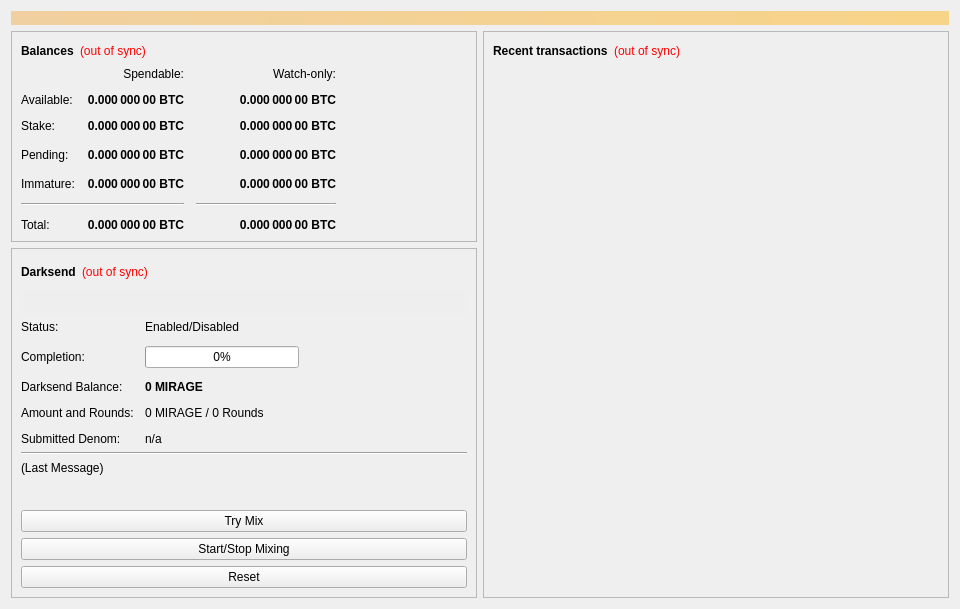
<?xml version="1.0" encoding="UTF-8"?>
<ui version="4.0">
 <class>OverviewPage</class>
 <widget class="QWidget" name="OverviewPage">
  <property name="geometry">
   <rect>
    <x>0</x>
    <y>0</y>
    <width>960</width>
    <height>594</height>
   </rect>
  </property>
  <property name="minimumSize">
   <size>
    <width>960</width>
    <height>0</height>
   </size>
  </property>
  <property name="windowTitle">
   <string>Form</string>
  </property>
  <layout class="QVBoxLayout" name="topLayout">
   <item>
    <widget class="QLabel" name="labelAlerts">
     <property name="visible">
      <bool>false</bool>
     </property>
     <property name="styleSheet">
      <string notr="true">background-color: qlineargradient(x1: 0, y1: 0, x2: 1, y2: 0, stop:0 #F0D0A0, stop:1 #F8D488); color:#000000;</string>
     </property>
     <property name="wordWrap">
      <bool>true</bool>
     </property>
     <property name="margin">
      <number>3</number>
     </property>
    </widget>
   </item>
   <item>
    <layout class="QHBoxLayout" name="horizontalLayout" stretch="1,1">
     <item>
      <layout class="QVBoxLayout" name="verticalLayout_2">
       <item>
        <widget class="QFrame" name="frame">
         <property name="frameShape">
          <enum>QFrame::StyledPanel</enum>
         </property>
         <property name="frameShadow">
          <enum>QFrame::Raised</enum>
         </property>
         <layout class="QVBoxLayout" name="verticalLayout_4">
          <item>
           <layout class="QHBoxLayout" name="horizontalLayout_4">
            <item>
             <widget class="QLabel" name="label_5">
              <property name="font">
               <font>
                <weight>75</weight>
                <bold>true</bold>
               </font>
              </property>
              <property name="text">
               <string>Balances</string>
              </property>
             </widget>
            </item>
            <item>
             <widget class="QLabel" name="labelWalletStatus">
              <property name="cursor">
               <cursorShape>WhatsThisCursor</cursorShape>
              </property>
              <property name="toolTip">
               <string>The displayed information may be out of date. Your wallet automatically synchronizes with the MIRAGE network after a connection is established, but this process has not completed yet.</string>
              </property>
              <property name="styleSheet">
               <string notr="true">QLabel { color: red; }</string>
              </property>
              <property name="text">
               <string notr="true">(out of sync)</string>
              </property>
              <property name="alignment">
               <set>Qt::AlignLeading|Qt::AlignLeft|Qt::AlignVCenter</set>
              </property>
             </widget>
            </item>
            <item>
             <spacer name="horizontalSpacer_3">
              <property name="orientation">
               <enum>Qt::Horizontal</enum>
              </property>
              <property name="sizeHint" stdset="0">
               <size>
                <width>40</width>
                <height>20</height>
               </size>
              </property>
             </spacer>
            </item>
           </layout>
          </item>
          <item>
           <layout class="QGridLayout" name="gridLayout">
            <property name="spacing">
             <number>12</number>
            </property>
            <item row="3" column="2">
             <widget class="QLabel" name="labelWatchPending">
              <property name="font">
               <font>
                <weight>75</weight>
                <bold>true</bold>
               </font>
              </property>
              <property name="cursor">
               <cursorShape>IBeamCursor</cursorShape>
              </property>
              <property name="toolTip">
               <string>Unconfirmed transactions to watch-only addresses</string>
              </property>
              <property name="text">
               <string notr="true">0.000 000 00 BTC</string>
              </property>
              <property name="alignment">
               <set>Qt::AlignRight|Qt::AlignTrailing|Qt::AlignVCenter</set>
              </property>
              <property name="textInteractionFlags">
               <set>Qt::LinksAccessibleByMouse|Qt::TextSelectableByKeyboard|Qt::TextSelectableByMouse</set>
              </property>
             </widget>
            </item>
            <item row="3" column="1">
             <widget class="QLabel" name="labelUnconfirmed">
              <property name="font">
               <font>
                <weight>75</weight>
                <bold>true</bold>
               </font>
              </property>
              <property name="cursor">
               <cursorShape>IBeamCursor</cursorShape>
              </property>
              <property name="toolTip">
               <string>Total of transactions that have yet to be confirmed, and do not yet count toward the spendable balance</string>
              </property>
              <property name="text">
               <string notr="true">0.000 000 00 BTC</string>
              </property>
              <property name="alignment">
               <set>Qt::AlignRight|Qt::AlignTrailing|Qt::AlignVCenter</set>
              </property>
              <property name="textInteractionFlags">
               <set>Qt::LinksAccessibleByMouse|Qt::TextSelectableByKeyboard|Qt::TextSelectableByMouse</set>
              </property>
             </widget>
            </item>
            <item row="4" column="2">
             <widget class="QLabel" name="labelWatchImmature">
              <property name="font">
               <font>
                <weight>75</weight>
                <bold>true</bold>
               </font>
              </property>
              <property name="cursor">
               <cursorShape>IBeamCursor</cursorShape>
              </property>
              <property name="toolTip">
               <string>Mined balance in watch-only addresses that has not yet matured</string>
              </property>
              <property name="text">
               <string notr="true">0.000 000 00 BTC</string>
              </property>
              <property name="alignment">
               <set>Qt::AlignRight|Qt::AlignTrailing|Qt::AlignVCenter</set>
              </property>
              <property name="textInteractionFlags">
               <set>Qt::LinksAccessibleByMouse|Qt::TextSelectableByKeyboard|Qt::TextSelectableByMouse</set>
              </property>
             </widget>
            </item>
            <item row="5" column="0" colspan="2">
             <widget class="Line" name="lineSpendableBalance">
              <property name="orientation">
               <enum>Qt::Horizontal</enum>
              </property>
             </widget>
            </item>
            <item row="5" column="2">
             <widget class="Line" name="lineWatchBalance">
              <property name="sizePolicy">
               <sizepolicy hsizetype="Preferred" vsizetype="Fixed">
                <horstretch>0</horstretch>
                <verstretch>0</verstretch>
               </sizepolicy>
              </property>
              <property name="minimumSize">
               <size>
                <width>140</width>
                <height>0</height>
               </size>
              </property>
              <property name="orientation">
               <enum>Qt::Horizontal</enum>
              </property>
             </widget>
            </item>
            <item row="6" column="0">
             <widget class="QLabel" name="labelTotalText">
              <property name="text">
               <string>Total:</string>
              </property>
             </widget>
            </item>
            <item row="4" column="1">
             <widget class="QLabel" name="labelImmature">
              <property name="font">
               <font>
                <weight>75</weight>
                <bold>true</bold>
               </font>
              </property>
              <property name="cursor">
               <cursorShape>IBeamCursor</cursorShape>
              </property>
              <property name="toolTip">
               <string>Mined balance that has not yet matured</string>
              </property>
              <property name="text">
               <string notr="true">0.000 000 00 BTC</string>
              </property>
              <property name="alignment">
               <set>Qt::AlignRight|Qt::AlignTrailing|Qt::AlignVCenter</set>
              </property>
              <property name="textInteractionFlags">
               <set>Qt::LinksAccessibleByMouse|Qt::TextSelectableByKeyboard|Qt::TextSelectableByMouse</set>
              </property>
             </widget>
            </item>
            <item row="3" column="3">
             <spacer name="horizontalSpacer_2">
              <property name="orientation">
               <enum>Qt::Horizontal</enum>
              </property>
              <property name="sizeHint" stdset="0">
               <size>
                <width>40</width>
                <height>20</height>
               </size>
              </property>
             </spacer>
            </item>
            <item row="4" column="0">
             <widget class="QLabel" name="labelImmatureText">
              <property name="text">
               <string>Immature:</string>
              </property>
             </widget>
            </item>
            <item row="6" column="1">
             <widget class="QLabel" name="labelTotal">
              <property name="font">
               <font>
                <weight>75</weight>
                <bold>true</bold>
               </font>
              </property>
              <property name="cursor">
               <cursorShape>IBeamCursor</cursorShape>
              </property>
              <property name="toolTip">
               <string>Your current total balance</string>
              </property>
              <property name="text">
               <string notr="true">0.000 000 00 BTC</string>
              </property>
              <property name="alignment">
               <set>Qt::AlignRight|Qt::AlignTrailing|Qt::AlignVCenter</set>
              </property>
              <property name="textInteractionFlags">
               <set>Qt::LinksAccessibleByMouse|Qt::TextSelectableByKeyboard|Qt::TextSelectableByMouse</set>
              </property>
             </widget>
            </item>
            <item row="6" column="2">
             <widget class="QLabel" name="labelWatchTotal">
              <property name="font">
               <font>
                <weight>75</weight>
                <bold>true</bold>
               </font>
              </property>
              <property name="cursor">
               <cursorShape>IBeamCursor</cursorShape>
              </property>
              <property name="toolTip">
               <string>Current total balance in watch-only addresses</string>
              </property>
              <property name="text">
               <string notr="true">0.000 000 00 BTC</string>
              </property>
              <property name="alignment">
               <set>Qt::AlignRight|Qt::AlignTrailing|Qt::AlignVCenter</set>
              </property>
              <property name="textInteractionFlags">
               <set>Qt::LinksAccessibleByMouse|Qt::TextSelectableByKeyboard|Qt::TextSelectableByMouse</set>
              </property>
             </widget>
            </item>
            <item row="0" column="2">
             <widget class="QLabel" name="labelWatchonly">
              <property name="text">
               <string>Watch-only:</string>
              </property>
              <property name="alignment">
               <set>Qt::AlignRight|Qt::AlignTrailing|Qt::AlignVCenter</set>
              </property>
             </widget>
            </item>
            <item row="1" column="0">
             <widget class="QLabel" name="labelBalanceText">
              <property name="text">
               <string>Available:</string>
              </property>
             </widget>
            </item>
            <item row="1" column="1">
             <widget class="QLabel" name="labelBalance">
              <property name="font">
               <font>
                <weight>75</weight>
                <bold>true</bold>
               </font>
              </property>
              <property name="cursor">
               <cursorShape>IBeamCursor</cursorShape>
              </property>
              <property name="toolTip">
               <string>Your current spendable balance</string>
              </property>
              <property name="text">
               <string notr="true">0.000 000 00 BTC</string>
              </property>
              <property name="alignment">
               <set>Qt::AlignRight|Qt::AlignTrailing|Qt::AlignVCenter</set>
              </property>
              <property name="textInteractionFlags">
               <set>Qt::LinksAccessibleByMouse|Qt::TextSelectableByKeyboard|Qt::TextSelectableByMouse</set>
              </property>
             </widget>
            </item>
            <item row="2" column="0">
             <widget class="QLabel" name="label_10">
              <property name="text">
               <string>Stake:</string>
              </property>
             </widget>
            </item>
            <item row="2" column="1">
             <widget class="QLabel" name="labelStake">
              <property name="font">
               <font>
                <weight>75</weight>
                <bold>true</bold>
               </font>
              </property>
              <property name="cursor">
               <cursorShape>IBeamCursor</cursorShape>
              </property>
              <property name="toolTip">
               <string>Total of coins that was staked, and do not yet count toward the current balance</string>
              </property>
              <property name="text">
               <string notr="true">0.000 000 00 BTC</string>
              </property>
              <property name="alignment">
               <set>Qt::AlignRight|Qt::AlignTrailing|Qt::AlignVCenter</set>
              </property>
              <property name="textInteractionFlags">
               <set>Qt::LinksAccessibleByMouse|Qt::TextSelectableByKeyboard|Qt::TextSelectableByMouse</set>
              </property>
             </widget>
            </item>
            <item row="2" column="2">
             <widget class="QLabel" name="labelWatchStake">
              <property name="font">
               <font>
                <weight>75</weight>
                <bold>true</bold>
               </font>
              </property>
              <property name="cursor">
               <cursorShape>IBeamCursor</cursorShape>
              </property>
              <property name="toolTip">
               <string>Total of coins that was staked in watch-only addresses, and do not yet count toward the current watch-only balance</string>
              </property>
              <property name="text">
               <string notr="true">0.000 000 00 BTC</string>
              </property>
              <property name="alignment">
               <set>Qt::AlignRight|Qt::AlignTrailing|Qt::AlignVCenter</set>
              </property>
              <property name="textInteractionFlags">
               <set>Qt::LinksAccessibleByMouse|Qt::TextSelectableByKeyboard|Qt::TextSelectableByMouse</set>
              </property>
             </widget>
            </item>
            <item row="1" column="2">
             <widget class="QLabel" name="labelWatchAvailable">
              <property name="font">
               <font>
                <weight>75</weight>
                <bold>true</bold>
               </font>
              </property>
              <property name="cursor">
               <cursorShape>IBeamCursor</cursorShape>
              </property>
              <property name="toolTip">
               <string>Your current balance in watch-only addresses</string>
              </property>
              <property name="text">
               <string notr="true">0.000 000 00 BTC</string>
              </property>
              <property name="alignment">
               <set>Qt::AlignRight|Qt::AlignTrailing|Qt::AlignVCenter</set>
              </property>
              <property name="textInteractionFlags">
               <set>Qt::LinksAccessibleByMouse|Qt::TextSelectableByKeyboard|Qt::TextSelectableByMouse</set>
              </property>
             </widget>
            </item>
            <item row="3" column="0">
             <widget class="QLabel" name="labelPendingText">
              <property name="text">
               <string>Pending:</string>
              </property>
             </widget>
            </item>
            <item row="0" column="1">
             <widget class="QLabel" name="labelSpendable">
              <property name="text">
               <string>Spendable:</string>
              </property>
              <property name="alignment">
               <set>Qt::AlignRight|Qt::AlignTrailing|Qt::AlignVCenter</set>
              </property>
             </widget>
            </item>
           </layout>
          </item>
         </layout>
        </widget>
       </item>
       <item>
        <widget class="QFrame" name="frameDarksend">
         <property name="sizePolicy">
          <sizepolicy hsizetype="Expanding" vsizetype="Expanding">
           <horstretch>0</horstretch>
           <verstretch>0</verstretch>
          </sizepolicy>
         </property>
         <property name="minimumSize">
          <size>
           <width>0</width>
           <height>350</height>
          </size>
         </property>
         <property name="layoutDirection">
          <enum>Qt::LeftToRight</enum>
         </property>
         <property name="frameShape">
          <enum>QFrame::StyledPanel</enum>
         </property>
         <property name="frameShadow">
          <enum>QFrame::Raised</enum>
         </property>
         <layout class="QVBoxLayout" name="verticalLayout_5">
          <item>
           <layout class="QHBoxLayout" name="horizontalLayout_5">
            <item>
             <widget class="QLabel" name="label_2">
              <property name="font">
               <font>
                <weight>75</weight>
                <bold>true</bold>
               </font>
              </property>
              <property name="text">
               <string>Darksend</string>
              </property>
             </widget>
            </item>
            <item>
             <widget class="QLabel" name="labelDarksendSyncStatus">
              <property name="toolTip">
               <string>The displayed information may be out of date. Your wallet automatically synchronizes with the MIRAGE network after a connection is established, but this process has not completed yet.</string>
              </property>
              <property name="styleSheet">
               <string notr="true">QLabel { color: red; }</string>
              </property>
              <property name="text">
               <string notr="true">(out of sync)</string>
              </property>
              <property name="alignment">
               <set>Qt::AlignLeading|Qt::AlignLeft|Qt::AlignVCenter</set>
              </property>
             </widget>
            </item>
            <item>
             <spacer name="horizontalSpacer_4">
              <property name="orientation">
               <enum>Qt::Horizontal</enum>
              </property>
              <property name="sizeHint" stdset="0">
               <size>
                <width>40</width>
                <height>20</height>
               </size>
              </property>
             </spacer>
            </item>
           </layout>
          </item>
          <item>
           <widget class="QPushButton" name="runAutoDenom">
            <property name="palette">
             <palette>
              <active>
               <colorrole role="WindowText">
                <brush brushstyle="SolidPattern">
                 <color alpha="255">
                  <red>0</red>
                  <green>0</green>
                  <blue>0</blue>
                 </color>
                </brush>
               </colorrole>
               <colorrole role="Button">
                <brush brushstyle="SolidPattern">
                 <color alpha="255">
                  <red>239</red>
                  <green>238</green>
                  <blue>238</blue>
                 </color>
                </brush>
               </colorrole>
               <colorrole role="Light">
                <brush brushstyle="SolidPattern">
                 <color alpha="255">
                  <red>255</red>
                  <green>255</green>
                  <blue>255</blue>
                 </color>
                </brush>
               </colorrole>
               <colorrole role="Midlight">
                <brush brushstyle="SolidPattern">
                 <color alpha="255">
                  <red>247</red>
                  <green>246</green>
                  <blue>246</blue>
                 </color>
                </brush>
               </colorrole>
               <colorrole role="Dark">
                <brush brushstyle="SolidPattern">
                 <color alpha="255">
                  <red>119</red>
                  <green>119</green>
                  <blue>119</blue>
                 </color>
                </brush>
               </colorrole>
               <colorrole role="Mid">
                <brush brushstyle="SolidPattern">
                 <color alpha="255">
                  <red>159</red>
                  <green>159</green>
                  <blue>159</blue>
                 </color>
                </brush>
               </colorrole>
               <colorrole role="Text">
                <brush brushstyle="SolidPattern">
                 <color alpha="255">
                  <red>0</red>
                  <green>0</green>
                  <blue>0</blue>
                 </color>
                </brush>
               </colorrole>
               <colorrole role="BrightText">
                <brush brushstyle="SolidPattern">
                 <color alpha="255">
                  <red>255</red>
                  <green>255</green>
                  <blue>255</blue>
                 </color>
                </brush>
               </colorrole>
               <colorrole role="ButtonText">
                <brush brushstyle="SolidPattern">
                 <color alpha="255">
                  <red>0</red>
                  <green>0</green>
                  <blue>0</blue>
                 </color>
                </brush>
               </colorrole>
               <colorrole role="Base">
                <brush brushstyle="SolidPattern">
                 <color alpha="255">
                  <red>255</red>
                  <green>255</green>
                  <blue>255</blue>
                 </color>
                </brush>
               </colorrole>
               <colorrole role="Window">
                <brush brushstyle="SolidPattern">
                 <color alpha="255">
                  <red>239</red>
                  <green>238</green>
                  <blue>238</blue>
                 </color>
                </brush>
               </colorrole>
               <colorrole role="Shadow">
                <brush brushstyle="SolidPattern">
                 <color alpha="255">
                  <red>0</red>
                  <green>0</green>
                  <blue>0</blue>
                 </color>
                </brush>
               </colorrole>
               <colorrole role="AlternateBase">
                <brush brushstyle="SolidPattern">
                 <color alpha="255">
                  <red>247</red>
                  <green>246</green>
                  <blue>246</blue>
                 </color>
                </brush>
               </colorrole>
               <colorrole role="ToolTipBase">
                <brush brushstyle="SolidPattern">
                 <color alpha="255">
                  <red>255</red>
                  <green>255</green>
                  <blue>220</blue>
                 </color>
                </brush>
               </colorrole>
               <colorrole role="ToolTipText">
                <brush brushstyle="SolidPattern">
                 <color alpha="255">
                  <red>0</red>
                  <green>0</green>
                  <blue>0</blue>
                 </color>
                </brush>
               </colorrole>
              </active>
              <inactive>
               <colorrole role="WindowText">
                <brush brushstyle="SolidPattern">
                 <color alpha="255">
                  <red>0</red>
                  <green>0</green>
                  <blue>0</blue>
                 </color>
                </brush>
               </colorrole>
               <colorrole role="Button">
                <brush brushstyle="SolidPattern">
                 <color alpha="255">
                  <red>239</red>
                  <green>238</green>
                  <blue>238</blue>
                 </color>
                </brush>
               </colorrole>
               <colorrole role="Light">
                <brush brushstyle="SolidPattern">
                 <color alpha="255">
                  <red>255</red>
                  <green>255</green>
                  <blue>255</blue>
                 </color>
                </brush>
               </colorrole>
               <colorrole role="Midlight">
                <brush brushstyle="SolidPattern">
                 <color alpha="255">
                  <red>247</red>
                  <green>246</green>
                  <blue>246</blue>
                 </color>
                </brush>
               </colorrole>
               <colorrole role="Dark">
                <brush brushstyle="SolidPattern">
                 <color alpha="255">
                  <red>119</red>
                  <green>119</green>
                  <blue>119</blue>
                 </color>
                </brush>
               </colorrole>
               <colorrole role="Mid">
                <brush brushstyle="SolidPattern">
                 <color alpha="255">
                  <red>159</red>
                  <green>159</green>
                  <blue>159</blue>
                 </color>
                </brush>
               </colorrole>
               <colorrole role="Text">
                <brush brushstyle="SolidPattern">
                 <color alpha="255">
                  <red>0</red>
                  <green>0</green>
                  <blue>0</blue>
                 </color>
                </brush>
               </colorrole>
               <colorrole role="BrightText">
                <brush brushstyle="SolidPattern">
                 <color alpha="255">
                  <red>255</red>
                  <green>255</green>
                  <blue>255</blue>
                 </color>
                </brush>
               </colorrole>
               <colorrole role="ButtonText">
                <brush brushstyle="SolidPattern">
                 <color alpha="255">
                  <red>0</red>
                  <green>0</green>
                  <blue>0</blue>
                 </color>
                </brush>
               </colorrole>
               <colorrole role="Base">
                <brush brushstyle="SolidPattern">
                 <color alpha="255">
                  <red>255</red>
                  <green>255</green>
                  <blue>255</blue>
                 </color>
                </brush>
               </colorrole>
               <colorrole role="Window">
                <brush brushstyle="SolidPattern">
                 <color alpha="255">
                  <red>239</red>
                  <green>238</green>
                  <blue>238</blue>
                 </color>
                </brush>
               </colorrole>
               <colorrole role="Shadow">
                <brush brushstyle="SolidPattern">
                 <color alpha="255">
                  <red>0</red>
                  <green>0</green>
                  <blue>0</blue>
                 </color>
                </brush>
               </colorrole>
               <colorrole role="AlternateBase">
                <brush brushstyle="SolidPattern">
                 <color alpha="255">
                  <red>247</red>
                  <green>246</green>
                  <blue>246</blue>
                 </color>
                </brush>
               </colorrole>
               <colorrole role="ToolTipBase">
                <brush brushstyle="SolidPattern">
                 <color alpha="255">
                  <red>255</red>
                  <green>255</green>
                  <blue>220</blue>
                 </color>
                </brush>
               </colorrole>
               <colorrole role="ToolTipText">
                <brush brushstyle="SolidPattern">
                 <color alpha="255">
                  <red>0</red>
                  <green>0</green>
                  <blue>0</blue>
                 </color>
                </brush>
               </colorrole>
              </inactive>
              <disabled>
               <colorrole role="WindowText">
                <brush brushstyle="SolidPattern">
                 <color alpha="255">
                  <red>119</red>
                  <green>119</green>
                  <blue>119</blue>
                 </color>
                </brush>
               </colorrole>
               <colorrole role="Button">
                <brush brushstyle="SolidPattern">
                 <color alpha="255">
                  <red>239</red>
                  <green>238</green>
                  <blue>238</blue>
                 </color>
                </brush>
               </colorrole>
               <colorrole role="Light">
                <brush brushstyle="SolidPattern">
                 <color alpha="255">
                  <red>255</red>
                  <green>255</green>
                  <blue>255</blue>
                 </color>
                </brush>
               </colorrole>
               <colorrole role="Midlight">
                <brush brushstyle="SolidPattern">
                 <color alpha="255">
                  <red>247</red>
                  <green>246</green>
                  <blue>246</blue>
                 </color>
                </brush>
               </colorrole>
               <colorrole role="Dark">
                <brush brushstyle="SolidPattern">
                 <color alpha="255">
                  <red>119</red>
                  <green>119</green>
                  <blue>119</blue>
                 </color>
                </brush>
               </colorrole>
               <colorrole role="Mid">
                <brush brushstyle="SolidPattern">
                 <color alpha="255">
                  <red>159</red>
                  <green>159</green>
                  <blue>159</blue>
                 </color>
                </brush>
               </colorrole>
               <colorrole role="Text">
                <brush brushstyle="SolidPattern">
                 <color alpha="255">
                  <red>119</red>
                  <green>119</green>
                  <blue>119</blue>
                 </color>
                </brush>
               </colorrole>
               <colorrole role="BrightText">
                <brush brushstyle="SolidPattern">
                 <color alpha="255">
                  <red>255</red>
                  <green>255</green>
                  <blue>255</blue>
                 </color>
                </brush>
               </colorrole>
               <colorrole role="ButtonText">
                <brush brushstyle="SolidPattern">
                 <color alpha="255">
                  <red>119</red>
                  <green>119</green>
                  <blue>119</blue>
                 </color>
                </brush>
               </colorrole>
               <colorrole role="Base">
                <brush brushstyle="SolidPattern">
                 <color alpha="255">
                  <red>239</red>
                  <green>238</green>
                  <blue>238</blue>
                 </color>
                </brush>
               </colorrole>
               <colorrole role="Window">
                <brush brushstyle="SolidPattern">
                 <color alpha="255">
                  <red>239</red>
                  <green>238</green>
                  <blue>238</blue>
                 </color>
                </brush>
               </colorrole>
               <colorrole role="Shadow">
                <brush brushstyle="SolidPattern">
                 <color alpha="255">
                  <red>0</red>
                  <green>0</green>
                  <blue>0</blue>
                 </color>
                </brush>
               </colorrole>
               <colorrole role="AlternateBase">
                <brush brushstyle="SolidPattern">
                 <color alpha="255">
                  <red>239</red>
                  <green>238</green>
                  <blue>238</blue>
                 </color>
                </brush>
               </colorrole>
               <colorrole role="ToolTipBase">
                <brush brushstyle="SolidPattern">
                 <color alpha="255">
                  <red>255</red>
                  <green>255</green>
                  <blue>220</blue>
                 </color>
                </brush>
               </colorrole>
               <colorrole role="ToolTipText">
                <brush brushstyle="SolidPattern">
                 <color alpha="255">
                  <red>0</red>
                  <green>0</green>
                  <blue>0</blue>
                 </color>
                </brush>
               </colorrole>
              </disabled>
             </palette>
            </property>
            <property name="focusPolicy">
             <enum>Qt::NoFocus</enum>
            </property>
            <property name="autoFillBackground">
             <bool>true</bool>
            </property>
            <property name="text">
             <string/>
            </property>
            <property name="flat">
             <bool>true</bool>
            </property>
           </widget>
          </item>
          <item>
           <layout class="QFormLayout" name="formLayout">
            <property name="fieldGrowthPolicy">
             <enum>QFormLayout::AllNonFixedFieldsGrow</enum>
            </property>
            <property name="horizontalSpacing">
             <number>11</number>
            </property>
            <property name="verticalSpacing">
             <number>12</number>
            </property>
            <item row="0" column="0">
             <widget class="QLabel" name="label_6">
              <property name="text">
               <string>Status:</string>
              </property>
             </widget>
            </item>
            <item row="1" column="0">
             <widget class="QLabel" name="label_7">
              <property name="text">
               <string>Completion:</string>
              </property>
             </widget>
            </item>
            <item row="1" column="1">
             <widget class="QProgressBar" name="darksendProgress">
              <property name="maximumSize">
               <size>
                <width>154</width>
                <height>16777215</height>
               </size>
              </property>
              <property name="value">
               <number>0</number>
              </property>
             </widget>
            </item>
            <item row="3" column="0">
             <widget class="QLabel" name="labelAnonymizedText">
              <property name="text">
               <string>Darksend Balance:</string>
              </property>
             </widget>
            </item>
            <item row="3" column="1">
             <widget class="QLabel" name="labelAnonymized">
              <property name="font">
               <font>
                <weight>75</weight>
                <bold>true</bold>
               </font>
              </property>
              <property name="text">
               <string notr="true">0 MIRAGE</string>
              </property>
             </widget>
            </item>
            <item row="4" column="0">
             <widget class="QLabel" name="label_8">
              <property name="text">
               <string>Amount and Rounds:</string>
              </property>
             </widget>
            </item>
            <item row="4" column="1">
             <widget class="QLabel" name="labelAmountRounds">
              <property name="text">
               <string>0 MIRAGE / 0 Rounds</string>
              </property>
             </widget>
            </item>
            <item row="5" column="0">
             <widget class="QLabel" name="label_9">
              <property name="text">
               <string>Submitted Denom:</string>
              </property>
             </widget>
            </item>
            <item row="5" column="1">
             <widget class="QLabel" name="labelSubmittedDenom">
              <property name="toolTip">
               <string>The denominations you submitted to the Masternode.&lt;br&gt;To mix, other users must submit the exact same denominations.</string>
              </property>
              <property name="text">
               <string>n/a</string>
              </property>
             </widget>
            </item>
            <item row="0" column="1">
             <widget class="QLabel" name="darksendEnabled">
              <property name="text">
               <string>Enabled/Disabled</string>
              </property>
             </widget>
            </item>
           </layout>
          </item>
          <item>
           <widget class="Line" name="lineLastMessage">
            <property name="orientation">
             <enum>Qt::Horizontal</enum>
            </property>
           </widget>
          </item>
          <item>
           <widget class="QLabel" name="darksendStatus">
            <property name="minimumSize">
             <size>
              <width>288</width>
              <height>43</height>
             </size>
            </property>
            <property name="text">
             <string>(Last Message)</string>
            </property>
            <property name="alignment">
             <set>Qt::AlignLeading|Qt::AlignLeft|Qt::AlignTop</set>
            </property>
            <property name="wordWrap">
             <bool>true</bool>
            </property>
           </widget>
          </item>
          <item>
           <widget class="QPushButton" name="darksendAuto">
            <property name="sizePolicy">
             <sizepolicy hsizetype="MinimumExpanding" vsizetype="Fixed">
              <horstretch>0</horstretch>
              <verstretch>0</verstretch>
             </sizepolicy>
            </property>
            <property name="toolTip">
             <string>Try to manually submit a Darksend request.</string>
            </property>
            <property name="text">
             <string>Try Mix</string>
            </property>
           </widget>
          </item>
          <item>
           <widget class="QPushButton" name="toggleDarksend">
            <property name="sizePolicy">
             <sizepolicy hsizetype="MinimumExpanding" vsizetype="Fixed">
              <horstretch>0</horstretch>
              <verstretch>0</verstretch>
             </sizepolicy>
            </property>
            <property name="text">
             <string>Start/Stop Mixing</string>
            </property>
           </widget>
          </item>
          <item>
           <widget class="QPushButton" name="darksendReset">
            <property name="sizePolicy">
             <sizepolicy hsizetype="MinimumExpanding" vsizetype="Fixed">
              <horstretch>0</horstretch>
              <verstretch>0</verstretch>
             </sizepolicy>
            </property>
            <property name="toolTip">
             <string>Reset the current status of Darksend (can interrupt Darksend if it's in the process of Mixing, which can cost you money!)</string>
            </property>
            <property name="autoFillBackground">
             <bool>false</bool>
            </property>
            <property name="text">
             <string>Reset</string>
            </property>
           </widget>
          </item>
         </layout>
        </widget>
       </item>
       <item>
        <spacer name="verticalSpacer">
         <property name="orientation">
          <enum>Qt::Vertical</enum>
         </property>
         <property name="sizeHint" stdset="0">
          <size>
           <width>20</width>
           <height>40</height>
          </size>
         </property>
        </spacer>
       </item>
      </layout>
     </item>
     <item>
      <layout class="QVBoxLayout" name="verticalLayout_3">
       <item>
        <widget class="QFrame" name="frame_2">
         <property name="frameShape">
          <enum>QFrame::StyledPanel</enum>
         </property>
         <property name="frameShadow">
          <enum>QFrame::Raised</enum>
         </property>
         <layout class="QVBoxLayout" name="verticalLayout">
          <item>
           <layout class="QHBoxLayout" name="horizontalLayout_2">
            <item>
             <widget class="QLabel" name="label_4">
              <property name="font">
               <font>
                <weight>75</weight>
                <bold>true</bold>
               </font>
              </property>
              <property name="text">
               <string>Recent transactions</string>
              </property>
             </widget>
            </item>
            <item>
             <widget class="QLabel" name="labelTransactionsStatus">
              <property name="cursor">
               <cursorShape>WhatsThisCursor</cursorShape>
              </property>
              <property name="toolTip">
               <string>The displayed information may be out of date. Your wallet automatically synchronizes with the MIRAGE network after a connection is established, but this process has not completed yet.</string>
              </property>
              <property name="styleSheet">
               <string notr="true">QLabel { color: red; }</string>
              </property>
              <property name="text">
               <string notr="true">(out of sync)</string>
              </property>
              <property name="alignment">
               <set>Qt::AlignRight|Qt::AlignTrailing|Qt::AlignVCenter</set>
              </property>
             </widget>
            </item>
            <item>
             <spacer name="horizontalSpacer">
              <property name="orientation">
               <enum>Qt::Horizontal</enum>
              </property>
              <property name="sizeHint" stdset="0">
               <size>
                <width>40</width>
                <height>20</height>
               </size>
              </property>
             </spacer>
            </item>
           </layout>
          </item>
          <item>
           <widget class="QListView" name="listTransactions">
            <property name="styleSheet">
             <string notr="true">QListView { background: transparent; }</string>
            </property>
            <property name="frameShape">
             <enum>QFrame::NoFrame</enum>
            </property>
            <property name="verticalScrollBarPolicy">
             <enum>Qt::ScrollBarAlwaysOff</enum>
            </property>
            <property name="horizontalScrollBarPolicy">
             <enum>Qt::ScrollBarAlwaysOff</enum>
            </property>
            <property name="selectionMode">
             <enum>QAbstractItemView::NoSelection</enum>
            </property>
           </widget>
          </item>
         </layout>
        </widget>
       </item>
      </layout>
     </item>
    </layout>
   </item>
  </layout>
 </widget>
 <resources/>
 <connections/>
</ui>
